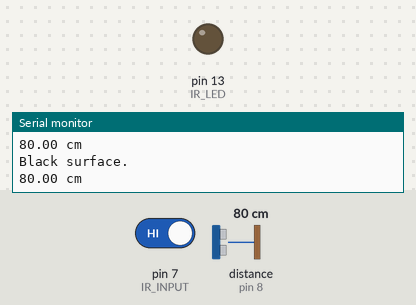
Recording of a sketch running on a simulated Arduino Uno, built with avr-gcc and run on an emulated ATmega328P. Parts: output pins drawn as LEDs (lit = HIGH), the last lines printed to the serial monitor. Wiring (inferred from the names in the program): ultrasonic range finder: trigger pin 9; echo pin 8. The inputs (shaded band) are chosen by the test bench; at power-on: pin 7 (IR_INPUT) HIGH, distance to the obstacle (sensor on pin 8) 80 cm. The echo pulse lasts 58.3 µs per cm; pins used as bus, display or sensor lines are not drawn.

Above: at 2.2 s.
2.3 s: pin 7 (IR_INPUT) driven LOW
At 3.3 s:
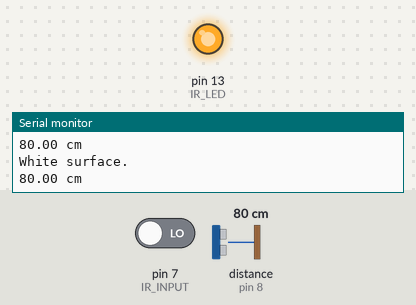
4.0 s: pin 7 (IR_INPUT) driven HIGH
At 5.5 s:
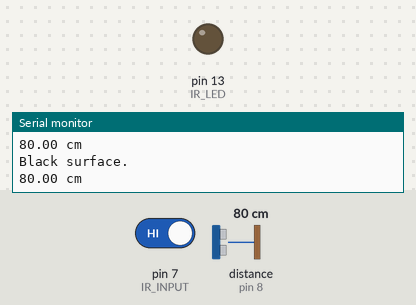
Timing chart, 0 to 7.0 s (numbered marks = the images above; inputs shaded):
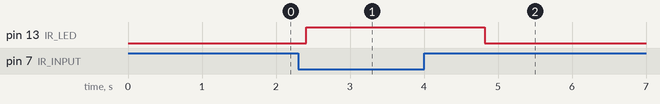

Measured:
- after the input at 2.3 s, pin 13 (IR_LED): LOW → HIGH after 0.11 s
- after the input at 4.0 s, pin 13 (IR_LED): HIGH → LOW after 0.82 s

The sketch:

basic.ino
```cpp
#include <Arduino.h>
#include <SparkFun_TB6612.h>

// US initializations
#define ECHO 8 // echo value back
#define TRIG 9 // triggers sound output
int duration; // duration it takes for pulse echo off object and come back
float distance; // distance to object

// IR initializations
#define IR_LED 13 // LED on IR sensor
#define IR_INPUT 7 // input pin for IR sensor
int IR_isObstacle = HIGH; // for IR sensor, high means yes

// motor initializations
#define AIN1 2
#define BIN1 4
#define AIN2 3
#define BIN2 5
#define PWMA 10
#define PWMB 11
#define STBY 6
const int offsetA = 1;
const int offsetB = 1;
Motor left_motor = Motor(AIN1, AIN2, PWMA, offsetA, STBY);
Motor right_motor = Motor(BIN1, BIN2, PWMB, offsetB, STBY);

void setup() {

  Serial.begin(9600);

  // initialize IR
  pinMode(IR_INPUT, INPUT);
  pinMode(IR_LED, OUTPUT);

  // initialize US
  pinMode(TRIG, OUTPUT);
  pinMode(ECHO, INPUT);

  // ensure trigger is set to low at first
  digitalWrite(TRIG, LOW);

}

void loop() {

  // IR
  IR_isObstacle = digitalRead(IR_INPUT);

  if (IR_isObstacle == LOW)
  {
    Serial.println("White surface.");
    digitalWrite(IR_LED, HIGH);
  }
  else
  {
    Serial.println("Black surface.");
    digitalWrite(IR_LED, LOW);
  }

  delay(200);

  // US

  digitalWrite(TRIG, HIGH); // pulse trigger
  delayMicroseconds(10);
  digitalWrite(TRIG, LOW);
  duration = pulseIn(ECHO, HIGH); // read echo

  if (duration >= 38000) {

    Serial.print("Out of range");

  }
  else
  {
    // calculate distance to object
    distance = duration / 58;
    Serial.print(distance);
    Serial.println(" cm");

  }

  delay(1000);

}
```
